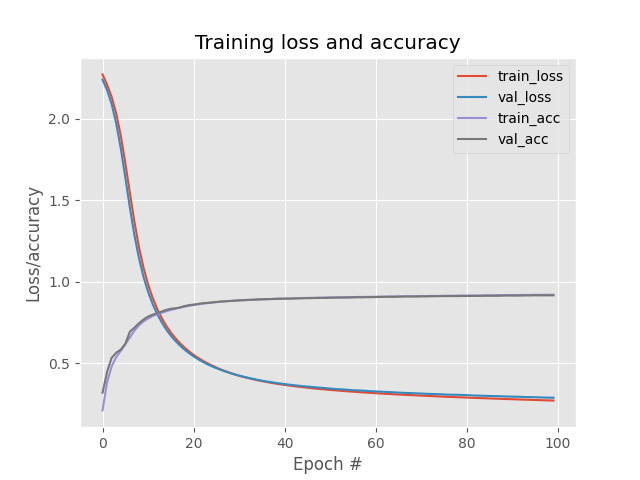

The Python source for this figure:
from sklearn.preprocessing import LabelBinarizer
from sklearn.model_selection import train_test_split
from sklearn.metrics import classification_report
from keras.models import Sequential
from keras.layers.core import Dense
from keras.optimizers import SGD
from sklearn.datasets import fetch_openml
import matplotlib.pyplot as plt
import numpy as np
import argparse

ap = argparse.ArgumentParser()
ap.add_argument("-o", "--output", required=True,
        help="path to the output loss/accuracy plot")
args = vars(ap.parse_args())

# grabbing the MNIST dataset from the net (about 55mb)
print("[INFO] loading MNIST (full) dataset...")
dataset = fetch_openml("mnist_784")

# scale the raw pixel intensities to the range [0, 1.0], then
# construct the training and testing splits
data = dataset.data.astype("float") / 255.0
(trainX, testX, trainY, testY) = train_test_split(data,
        dataset.target, test_size=0.25)

# convert the labels from integers to vectors
lb = LabelBinarizer()
trainY = lb.fit_transform(trainY)
testY = lb.fit_transform(testY)

# defining the 784-256-128-10 architecture using keras
model = Sequential()
model.add(Dense(256, input_shape=(784,), activation="sigmoid"))
model.add(Dense(128, activation="sigmoid"))
model.add(Dense(10, activation="softmax"))

# training the model using SGD
print("[INFO] training network...")
sgd = SGD(0.01)
model.compile(loss="categorical_crossentropy", optimizer=sgd,
        metrics=["accuracy"])
H = model.fit(trainX, trainY, validation_data=(testX, testY),
        epochs=100, batch_size=128)

# evaluate our network
print("[INFO] evaluating network...")
predictions = model.predict(testX, batch_size=128)
print(classification_report(testY.argmax(axis=1), 
    predictions.argmax(axis=1),
    target_names=[str(x) for x in lb.classes_]))

# plotting the training loss and accuracy
r = np.arange(0, 100)
plt.style.use("ggplot")
plt.figure()
plt.plot(r, H.history["loss"], label="train_loss")
plt.plot(r, H.history["val_loss"], label="val_loss")
plt.plot(r, H.history["accuracy"], label="train_acc")
plt.plot(r, H.history["val_accuracy"], label="val_acc")
plt.title("Training loss and accuracy")
plt.xlabel("Epoch #")
plt.ylabel("Loss/accuracy")
plt.legend()
plt.savefig(args["output"])
